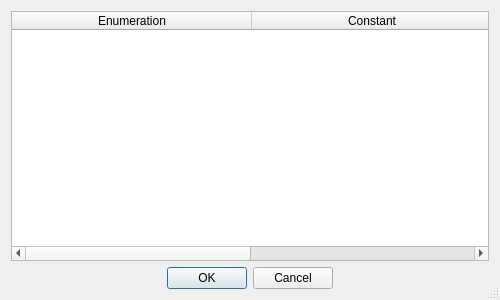
<?xml version="1.0" encoding="UTF-8"?>
<ui version="4.0">
 <class>BitTesterDialog</class>
 <widget class="QDialog" name="BitTesterDialog">
  <property name="geometry">
   <rect>
    <x>0</x>
    <y>0</y>
    <width>500</width>
    <height>300</height>
   </rect>
  </property>
  <property name="sizePolicy">
   <sizepolicy hsizetype="Ignored" vsizetype="Ignored">
    <horstretch>0</horstretch>
    <verstretch>0</verstretch>
   </sizepolicy>
  </property>
  <property name="windowTitle">
   <string>Apply Enum from Bit Mask</string>
  </property>
  <property name="sizeGripEnabled">
   <bool>true</bool>
  </property>
  <layout class="QVBoxLayout" name="verticalLayout">
   <item>
    <widget class="QTableWidget" name="tableWidget">
     <property name="sizePolicy">
      <sizepolicy hsizetype="Expanding" vsizetype="Expanding">
       <horstretch>0</horstretch>
       <verstretch>0</verstretch>
      </sizepolicy>
     </property>
     <property name="editTriggers">
      <set>QAbstractItemView::NoEditTriggers</set>
     </property>
     <property name="alternatingRowColors">
      <bool>true</bool>
     </property>
     <property name="selectionMode">
      <enum>QAbstractItemView::SingleSelection</enum>
     </property>
     <property name="selectionBehavior">
      <enum>QAbstractItemView::SelectRows</enum>
     </property>
     <property name="showGrid">
      <bool>false</bool>
     </property>
     <property name="sortingEnabled">
      <bool>true</bool>
     </property>
     <attribute name="horizontalHeaderMinimumSectionSize">
      <number>240</number>
     </attribute>
     <attribute name="horizontalHeaderDefaultSectionSize">
      <number>240</number>
     </attribute>
     <attribute name="horizontalHeaderStretchLastSection">
      <bool>true</bool>
     </attribute>
     <attribute name="verticalHeaderVisible">
      <bool>false</bool>
     </attribute>
     <column>
      <property name="text">
       <string>Enumeration</string>
      </property>
     </column>
     <column>
      <property name="text">
       <string>Constant</string>
      </property>
     </column>
    </widget>
   </item>
   <item>
    <widget class="QDialogButtonBox" name="buttonBox">
     <property name="standardButtons">
      <set>QDialogButtonBox::Cancel|QDialogButtonBox::Ok</set>
     </property>
     <property name="centerButtons">
      <bool>true</bool>
     </property>
    </widget>
   </item>
  </layout>
 </widget>
 <resources/>
 <connections>
  <connection>
   <sender>buttonBox</sender>
   <signal>accepted()</signal>
   <receiver>BitTesterDialog</receiver>
   <slot>accept()</slot>
   <hints>
    <hint type="sourcelabel">
     <x>169</x>
     <y>179</y>
    </hint>
    <hint type="destinationlabel">
     <x>88</x>
     <y>-7</y>
    </hint>
   </hints>
  </connection>
  <connection>
   <sender>buttonBox</sender>
   <signal>rejected()</signal>
   <receiver>BitTesterDialog</receiver>
   <slot>reject()</slot>
   <hints>
    <hint type="sourcelabel">
     <x>252</x>
     <y>180</y>
    </hint>
    <hint type="destinationlabel">
     <x>327</x>
     <y>-16</y>
    </hint>
   </hints>
  </connection>
  <connection>
   <sender>tableWidget</sender>
   <signal>doubleClicked(QModelIndex)</signal>
   <receiver>BitTesterDialog</receiver>
   <slot>accept()</slot>
   <hints>
    <hint type="sourcelabel">
     <x>213</x>
     <y>95</y>
    </hint>
    <hint type="destinationlabel">
     <x>209</x>
     <y>-14</y>
    </hint>
   </hints>
  </connection>
 </connections>
</ui>
